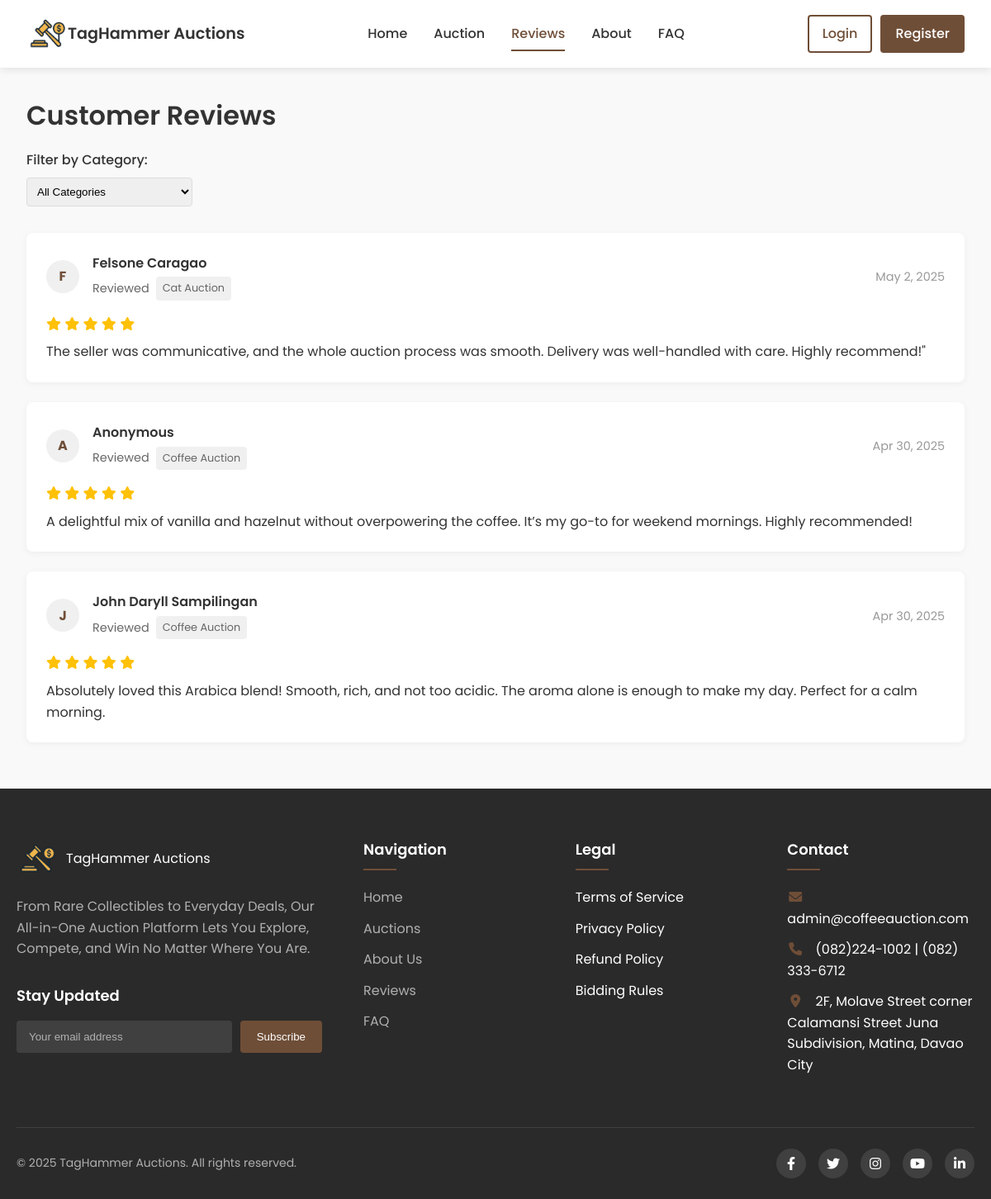
Screenshot of /reviews.php with the database file from the repository.
### tables this page shows
CREATE TABLE `reviews` (
  `id` int(11) NOT NULL,
  `user_id` int(11) NOT NULL,
  `category_id` int(11) NOT NULL,
  `rating` int(11) NOT NULL CHECK (`rating` between 1 and 5),
  `description` text DEFAULT NULL,
  `created_at` timestamp NOT NULL DEFAULT current_timestamp(),
  `is_anonymous` tinyint(1) NOT NULL DEFAULT 0
);

CREATE TABLE `users` (
  `id` int(11) NOT NULL,
  `fullname` varchar(100) NOT NULL,
  `email` varchar(100) NOT NULL,
  `phone` varchar(20) NOT NULL,
  `password` varchar(255) NOT NULL,
  `role` enum('user','admin') DEFAULT 'user',
  `status` enum('pending','approved','suspended') DEFAULT 'pending',
  `created_at` timestamp NOT NULL DEFAULT current_timestamp()
);

CREATE TABLE `auction_types` (
  `id` int(11) NOT NULL,
  `name` varchar(100) NOT NULL,
  `description` text DEFAULT NULL,
  `created_at` timestamp NOT NULL DEFAULT current_timestamp(),
  `image` varchar(255) NOT NULL DEFAULT 'default-type.jpg'
);

### reviews.php (the view, shortened to what this page needs)
<?php
include 'db_connect.php';
$current_page = basename($_SERVER['PHP_SELF']);
$is_home = ($current_page == 'index.php' || $current_page == 'user_account.php');
$reviews_per_page = 8;
$page = isset($_GET['page']) ? max(1, (int)$_GET['page']) : 1;
$offset = ($page - 1) * $reviews_per_page;
$query = "
    SELECT r.*,
           u.fullname as user_name,
           t.name as category_name,
           t.image as category_image
    FROM reviews r
    JOIN users u ON r.user_id = u.id
    JOIN auction_types t ON r.category_id = t.id
";
$query .= " ORDER BY r.created_at DESC LIMIT $offset, $reviews_per_page";
$reviews = $pdo->query($query)->fetchAll();
?>
<!DOCTYPE html>
<html lang="en">
<head>
    <link rel="stylesheet" href="style.css">
    <link rel="stylesheet" href="https://cdnjs.cloudflare.com/ajax/libs/font-awesome/6.0.0/css/all.min.css">
</head>
<body>
<nav class="navbar">
        <div class="navbar-left">
           <div class="logo">
                <img src="images/faviconsss.png" alt="Coffee-Auction" style="width:50px;">
                <span class="logo-text"> TagHammer Auctions</span>
            </div>
        </div>
        <div class="navbar-center">
            <a href="index.php" class="nav-link <?= $is_home ? 'active' : '' ?>">Home</a>
            <a href="auction.php" class="nav-link <?= $current_page == 'auction.php' ? 'active' : '' ?>">Auction</a>
            <a href="reviews.php" class="nav-link <?= $current_page == 'reviews.php' ? 'active' : '' ?>">Reviews</a>
            <a href="about.php" class="nav-link <?= $current_page == 'about.php' ? 'active' : '' ?>">About</a>
            <a href="faqs.php" class="nav-link <?= $current_page == 'faqs.php' ? 'active' : '' ?>">FAQ</a>
        </div>
        <div class="navbar-right">
            <?php if (isset($_SESSION['user_id'])): ?>
                <div class="notification-container">
                    <span class="user-greeting">Hi, <?= htmlspecialchars($_SESSION['user_name']) ?></span>
                    <?php
                    $stmt = $pdo->prepare("SELECT COUNT(*) FROM notifications WHERE user_id = ? AND is_read = FALSE");
                    $stmt->execute([$_SESSION['user_id']]);
                    $unreadCount = $stmt->fetchColumn();
                    ?>
                    <div class="notification-icon">
                        <i class="fas fa-bell"></i>
                        <?php if ($unreadCount > 0): ?>
                            <span class="notification-badge"><?= $unreadCount ?></span>
                        <?php endif; ?>
                        <div class="notification-dropdown">
                            <div class="notification-header">
                                <h4>Notifications</h4>
                                <a href="mark_all_read.php" class="mark-all-read">Mark all as read</a>
                            </div>
                            <div class="notification-list">
                                <?php
                                $notifications = getUserNotifications($_SESSION['user_id']);
                                if (empty($notifications)) {
                                    echo '<div class="notification-item empty">No notifications</div>';
                                } else {
                                    foreach ($notifications as $notification) {
                                        $class = $notification['is_read'] ? 'read' : 'unread';
                                        echo '<div class="notification-item '.$class.'">';
                                        echo htmlspecialchars($notification['message']);
                                        $createdAt = new DateTime($notification['created_at']);
                                        $createdAt->setTimezone(new DateTimeZone('Asia/Manila'));
                                        echo '<div class="notification-time" title="'.$createdAt->format('M j, Y h:i A').'">';
                                        echo time_elapsed_string($notification['created_at']);
                                        echo '</div>';
                                        if (!$notification['is_read']) {
                                            echo '<a href="mark_read.php?id='.$notification['id'].'" class="mark-read">Mark read</a>';
                                        }
                                        echo '</div>';
                                    }
                                }
                                ?>
                            </div>
                        </div>
                    </div>
                    <a href="logout.php" class="btn btn-outline">Logout</a>
                </div>
            <?php else: ?>
                <a href="login.php" class="btn btn-outline">Login</a>
                <a href="register.php" class="btn btn-primary">Register</a>
            <?php endif; ?>
        </div>
    </nav>
    <main class="reviews-container">
        <h2>Customer Reviews</h2>
        <div class="category-filter">
            <form method="get" action="reviews.php">
                <label for="category-filter">Filter by Category:</label>
                <select id="category-filter" name="category" onchange="this.form.submit()">
                    <option value="0">All Categories</option>
                </select>
            </form>
        </div>
        <div class="reviews-list">
            <?php if (empty($reviews)): ?>
                <div class="no-reviews">
                    No reviews found for this category.
                </div>
            <?php else: ?>
                <?php foreach ($reviews as $review): ?>
                    <div class="review-card">
                        <div class="review-header">
                            <div class="reviewer-info">
                                <div class="reviewer-avatar">
                                    <?= $review['is_anonymous'] ? 'A' : substr($review['user_name'], 0, 1) ?>
                                </div>
                                <div>
                                    <div class="reviewer-name">
                                        <?= $review['is_anonymous'] ? 'Anonymous' : htmlspecialchars($review['user_name']) ?>
                                    </div>
                                    <div class="review-category">
                                        <span>Reviewed</span>
                                        <span class="category-badge"><?= htmlspecialchars($review['category_name']) ?></span>
                                    </div>
                                </div>
                            </div>
                            <div class="review-actions">
                                <span class="review-date">
                                    <?= date('M j, Y', strtotime($review['created_at'])) ?>
                                </span>
                            </div>
                        </div>
                        <div class="review-rating">
                            <?php for ($i = 1; $i <= 5; $i++): ?>
                                <i class="fas fa-star<?= $i > $review['rating'] ? '-empty' : '' ?>"></i>
                            <?php endfor; ?>
                        </div>
                        <div class="review-content">
                            <?= nl2br(htmlspecialchars($review['description'])) ?>
                        </div>
                    </div>
                <?php endforeach; ?>
            <?php endif; ?>
        </div>
    </main>
    <footer class="modern-footer">
        <div class="footer-container">
            <div class="footer-top">
                <div class="footer-brand">
                    <div class="footer-logo">
                        <img src="images/faviconsss.png" alt="Coffee Auction Logo" style="width:50px;">
                        <span class="logo-text">TagHammer Auctions</span>
                    </div>
                    <p class="footer-tagline">From Rare Collectibles to Everyday Deals, Our All-in-One Auction Platform Lets You Explore, Compete, and Win No Matter Where You Are.</p>
                    <div class="newsletter">
                        <h4>Stay Updated</h4>
                        <form class="newsletter-form">
                            <input type="email" placeholder="Your email address" required>
                            <button type="submit" class="btn-subscribe">Subscribe</button>
                        </form>
                    </div>
                </div>
                <div class="footer-links">
                    <div class="links-column">
                        <h4>Navigation</h4>
                        <ul>
                            <li><a href="index.php">Home</a></li>
                            <li><a href="auction.php">Auctions</a></li>
                            <li><a href="about.php">About Us</a></li>
                            <li><a href="reviews.php">Reviews</a></li>
                            <li><a href="faqs.php">FAQ</a></li>
                        </ul>
                    </div>
                    <div class="links-column">
                        <h4>Legal</h4>
                        <ul>
                            <li>Terms of Service</li>
                            <li>Privacy Policy</li>
                            <li>Refund Policy</li>
                            <li>Bidding Rules</li>
                        </ul>
                    </div>
                    <div class="links-column">
                        <h4>Contact</h4>
                        <ul class="contact-info">
                            <li><i class="fas fa-envelope"></i> admin@coffeeauction.com</li>
                            <li><i class="fas fa-phone"></i> (082)224-1002 | (082) 333-6712</li>
                            <li><i class="fas fa-map-marker-alt"></i> 2F, Molave Street corner Calamansi Street Juna Subdivision, Matina, Davao City</li>
                        </ul>
                    </div>
                </div>
            </div>
            <div class="footer-bottom">
                <div class="copyright">
                    © 2025 TagHammer Auctions. All rights reserved.
                </div>
                <div class="social-links">
                    <a href="#" aria-label="Facebook"><i class="fab fa-facebook-f"></i></a>
                    <a href="#" aria-label="Twitter"><i class="fab fa-twitter"></i></a>
                    <a href="#" aria-label="Instagram"><i class="fab fa-instagram"></i></a>
                    <a href="#" aria-label="YouTube"><i class="fab fa-youtube"></i></a>
                    <a href="#" aria-label="LinkedIn"><i class="fab fa-linkedin-in"></i></a>
                </div>
            </div>
        </div>
    </footer>
</body>
</html>

### style.css (style rules this page uses)
:root { --primary-color: #6F4E37; --primary-light: #8B6B4D; --secondary-color: #C4A484; --accent-color: #E5C8A8; --light-color: #F5F5F5; --dark-color: #333333; --success-color: #28a745; --error-color: #dc3545; --info-color: #17a2b8; }
* { margin: 0; padding: 0; box-sizing: border-box; }
body { font-family: 'Poppins', sans-serif; line-height: 1.6; color: var(--dark-color); background-color: #f9f9f9; }
a { text-decoration: none; color: inherit; }
h1, h2, h3, h4, h5, h6 { font-weight: 600; margin-bottom: 1rem; }
h2 { font-size: 2rem; }
p { margin-bottom: 1rem; }
.btn { display: inline-block; padding: 0.5rem 1rem; border-radius: 4px; font-weight: 500; text-align: center; transition: all 0.3s ease; cursor: pointer; border: 2px solid transparent; }
.btn-primary { background-color: var(--primary-color); color: white; }
.btn-outline { background-color: transparent; border-color: var(--primary-color); color: var(--primary-color); }
.navbar { display: flex; justify-content: space-between; align-items: center; padding: 1rem 2rem; background-color: white; box-shadow: 0 2px 10px rgba(0, 0, 0, 0.1); position: sticky; top: 0; z-index: 1000; }
.navbar-left, .navbar-right { display: flex; align-items: center; }
.navbar-right { gap: 10px; }
.navbar-center { display: flex; gap: 2rem; }
.nav-link { font-weight: 500; padding: 0.5rem 0; position: relative; }
.nav-link.active { color: var(--primary-color); }
.nav-link.active::after { content: ''; position: absolute; bottom: 0; left: 0; width: 100%; height: 2px; background-color: var(--primary-color); }
.logo { display: flex; align-items: center; font-weight: 600; font-size: 1.2rem; }
.modern-footer { background-color: #2a2a2a; color: #ffffff; padding: 60px 0 0; font-family: 'Poppins', sans-serif; position: relative; }
.footer-container { max-width: 1200px; margin: 0 auto; padding: 0 20px; }
.footer-top { display: grid; grid-template-columns: 1fr 2fr; gap: 50px; padding-bottom: 50px; border-bottom: 1px solid rgba(255, 255, 255, 0.1); }
.footer-brand { display: flex; flex-direction: column; }
.footer-logo { display: flex; align-items: center; margin-bottom: 20px; }
.footer-logo img { margin-right: 10px; }
.footer-tagline { color: #b0b0b0; margin-bottom: 30px; line-height: 1.6; }
.newsletter h4 { font-size: 18px; margin-bottom: 15px; color: #ffffff; }
.newsletter-form { display: flex; gap: 10px; }
.newsletter-form input { flex: 1; padding: 12px 15px; border: none; border-radius: 4px; background: rgba(255, 255, 255, 0.1); color: white; }
.newsletter-form input::placeholder { color: #b0b0b0; }
.btn-subscribe { background-color: #6F4E37; color: white; border: none; padding: 0 20px; border-radius: 4px; cursor: pointer; transition: background-color 0.3s; }
.footer-links { display: grid; grid-template-columns: repeat(3, 1fr); gap: 30px; }
.links-column h4 { font-size: 18px; margin-bottom: 20px; color: #ffffff; position: relative; padding-bottom: 10px; }
.links-column h4::after { content: ''; position: absolute; left: 0; bottom: 0; width: 40px; height: 2px; background-color: #6F4E37; }
.links-column ul { list-style: none; padding: 0; }
.links-column li { margin-bottom: 12px; }
.links-column a { color: #b0b0b0; text-decoration: none; transition: color 0.3s; }
.contact-info i { margin-right: 10px; color: #6F4E37; width: 20px; text-align: center; }
.footer-bottom { display: flex; justify-content: space-between; align-items: center; padding: 25px 0; flex-wrap: wrap; }
.copyright { color: #b0b0b0; font-size: 14px; }
.social-links { display: flex; gap: 15px; }
.social-links a { display: flex; align-items: center; justify-content: center; width: 36px; height: 36px; border-radius: 50%; background-color: rgba(255, 255, 255, 0.1); color: #ffffff; transition: all 0.3s; }
label { display: block; margin-bottom: 0.5rem; font-weight: 500; }

### rows the page displays
reviews: user.fullname "F", user.fullname "Felsone Caragao", category.name "Cat Auction", created_at "May 2, 2025", rating 5 (drawn), description "The seller was communicative, and the whole auction process was smooth. Delivery was well-handled with care. Highly recommend!\""
reviews: is_anonymous "A", category.name "Coffee Auction", created_at "Apr 30, 2025", rating 5 (drawn), description "A delightful mix of vanilla and hazelnut without overpowering the coffee. It’s my go-to for weekend mornings. Highly recommended!"
reviews: user.fullname "J", user.fullname "John Daryll Sampilingan", category.name "Coffee Auction", created_at "Apr 30, 2025", rating 5 (drawn), description "Absolutely loved this Arabica blend! Smooth, rich, and not too acidic. The aroma alone is enough to make my day. Perfect for a calm morning."
